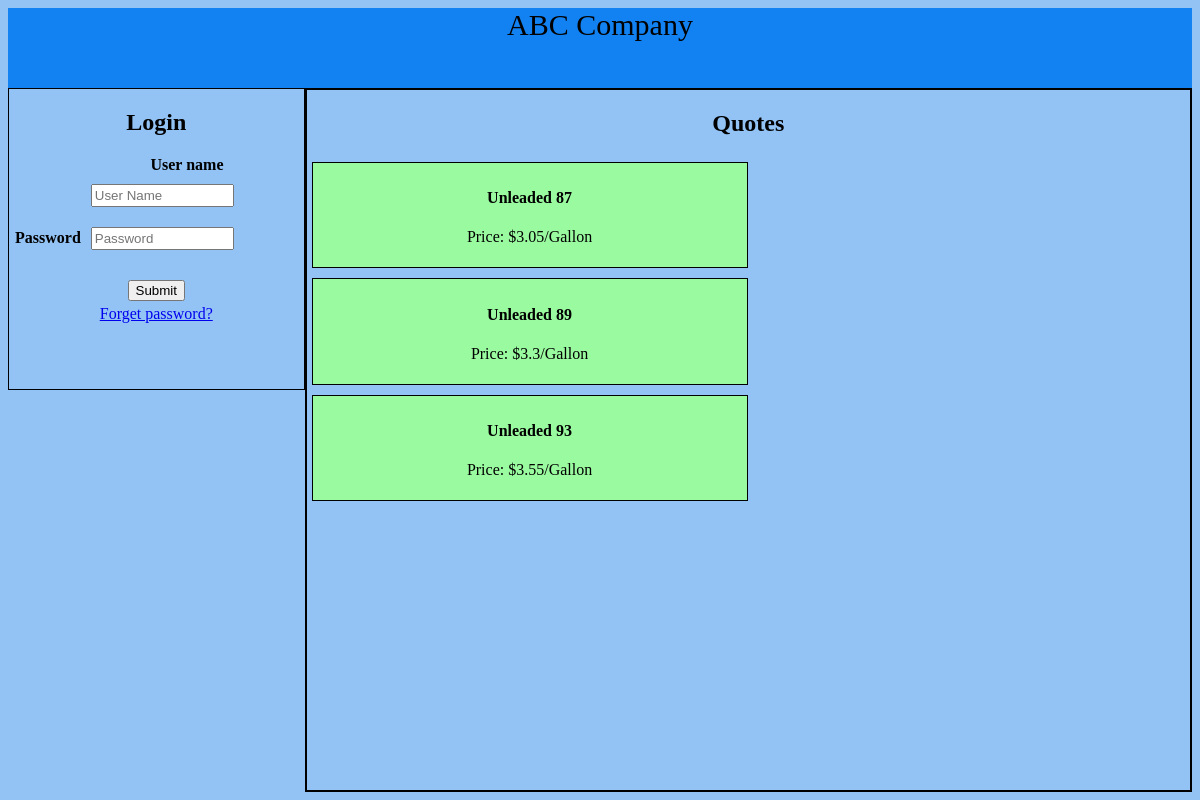
The page / on the database its author committed.
### tables this page shows
CREATE TABLE `products` (
  `product_id` int(11) NOT NULL,
  `product_name` text NOT NULL,
  `product_price` double NOT NULL,
  `image_id` int(11) NOT NULL
);

### index.php (the view, shortened to what this page needs)
<?php
require('connect.php');
?>
<!DOCTYPE html>
<html>
<head>
    <link rel="stylesheet" href="CSS/dashboard.css">
    <link rel="stylesheet" href="CSS/index.css">
</head>
<body>
    <header id="company_name">
        ABC Company
    </header>
    <section id="section1">
        <div id="left_box">
            <form action="login_check.php" method="POST">
                <h2>Login</h2>
                <div style="text-align: right; margin-right: 70px ;">
                    <label for="username" style="margin-right: 10px;"><b>User name</b></label><input id="login_input" type="text" placeholder="User Name" name="username" maxlength="50" require>
                    <br>
                    <label for="password" style="margin-right: 10px;"><b>Password</b></label><input id="login_input" type="password" placeholder="Password" name="password" maxlength="50" required>
                </div>
                <div id="login_button"><button type="submit" name="login_button">Submit</button></div>
                <div id="forget_pass_link"><a href="forgetpassword.php">Forget password?</a></div>
            </form>
        </div>
        <div id="right_box">
            <h2 style="text-align: center;">Quotes</h2>
            <?php
            try {
                $sql = "SELECT * FROM products";
                $statement = $conn->query($sql);
                $results = $statement->fetchAll(PDO::FETCH_ASSOC);
                if ($results) {
                    foreach ($results as $result) {
                        $product_name = $result['product_name'];
                        $product_price = $result['product_price'];
                        $html = '<div id="quote_form"><h4>' . $product_name . '</h4>
                                <p>Price: $' . $product_price . '/Gallon</p></div>';
                        echo $html;
                    }
                }
            } catch (PDOException $error) {
                echo "Server Error";
            }
            ?>
        </div>
    </section>
</body>
</html>

### CSS/dashboard.css (style rules this page uses)
body { background-color: rgb(146, 195, 244); }
#company_name { text-align: center; font-size: 30px; height: 80px; background-color: rgb(18, 130, 242); }
#section1 { display: flex; }
#left_box { float: left; width: 25%; height: 300px; border: solid black 1px; }
#right_box { float: left; width: 75%; min-height: 700px; border: solid black 2px; }

### CSS/index.css (style rules this page uses)
h2 { text-align: center; }
#forget_pass_link { text-align: center; }
#login_input { width: 60%; margin-top: 10px; margin-bottom: 10px; height: 17px; }
#login_button { text-align: center; margin-top: 20px; width: 100%px; height: 25px; }
#quote_form { float: left; text-align: center; width: 48%; border: solid black 1px; background-color: rgb(154, 250, 159); margin: 5px; padding: 5px; }

### rows shown on the page
products: product_name "Unleaded 87", product_price "3.05"
products: product_name "Unleaded 89", product_price "3.3"
products: product_name "Unleaded 93", product_price "3.55"
